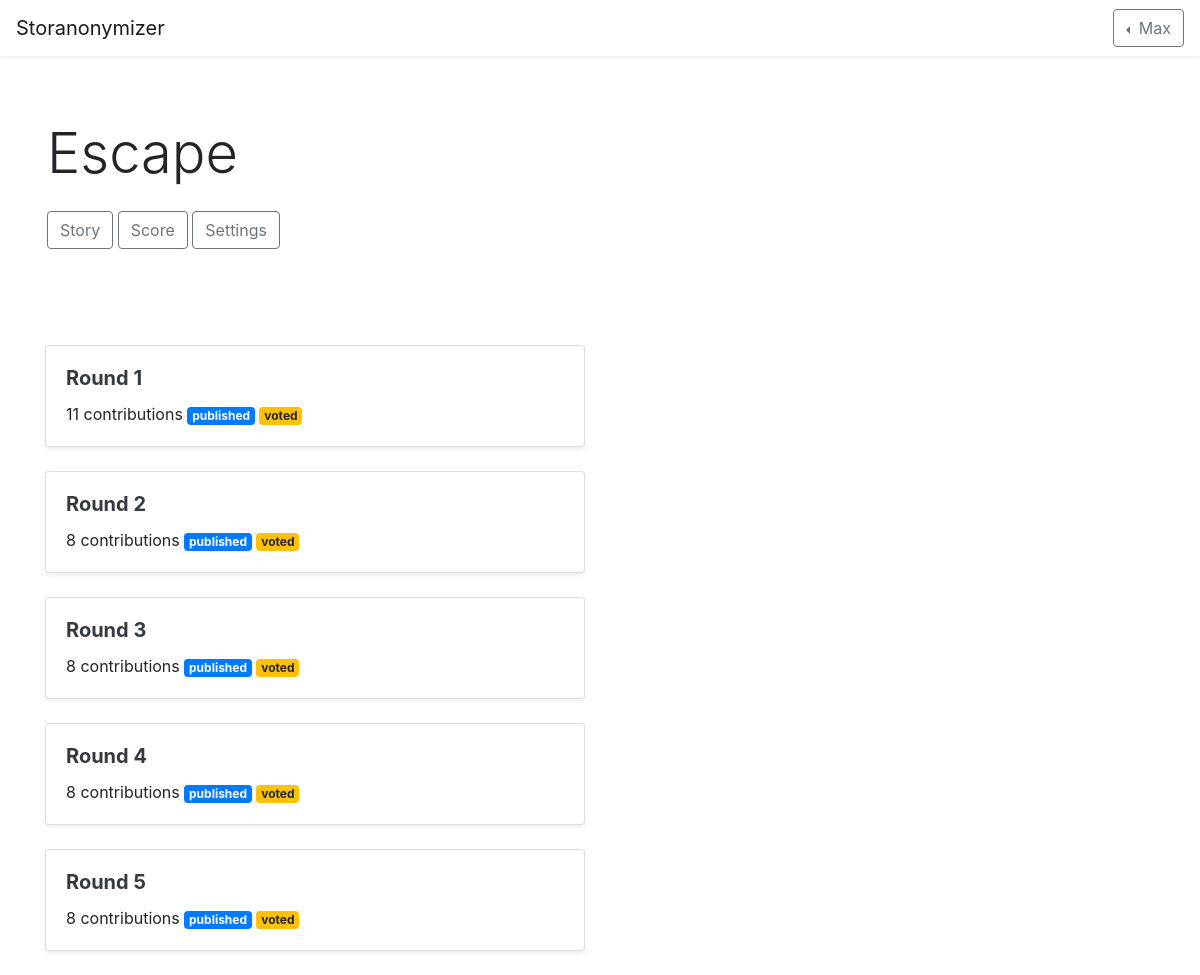
/story/782BEFB6 (signed in), run on the app's committed database.
### storanonymizer/models.py (models this page shows, shortened)
class User(db.Model):
    id = db.Column(db.Integer, primary_key=True)
    name = db.Column(db.String(80), unique=True)
    password_hash = db.Column(db.String(1024))
    stories = db.relationship("Story", backref="user", lazy="select")
    contributions = db.relationship("Contribution", backref="author", lazy="select")
    votes = db.relationship("Vote", backref="user", lazy="select")

class Story(db.Model):
    id = db.Column(db.Integer, primary_key=True)
    code = db.Column(db.String(), unique=True)
    name = db.Column(db.String())
    user_id = db.Column(db.Integer, db.ForeignKey("user.id"))
    rounds = db.relationship("Round", backref="story", lazy="select")

class Round(db.Model):
    id = db.Column(db.Integer, primary_key=True)
    name = db.Column(db.String())
    code = db.Column(db.String(), unique=True)
    contributions = db.relationship("Contribution", backref="round", lazy="select")
    votes = db.relationship("Vote", backref="round", lazy="select")
    winning_contribution_id = db.Column(db.String())
    story_id = db.Column(db.Integer, db.ForeignKey("story.id"))
    public_authors = db.Column(db.Boolean(), default=False)
    public_contributions = db.Column(db.Boolean(), default=False)
    voting = db.Column(db.Boolean(), default=False)
    public_votes = db.Column(db.Boolean(), default=False)
    init_datetime = db.Column(db.DateTime())
    publish_datetime = db.Column(db.DateTime())
    vote_datetime = db.Column(db.DateTime())

### storanonymizer/views.py (the view)
@app.route("/story/<story_code>")
def story(story_code):
    story = models.Story.query.filter_by(code=story_code).first_or_404()
    rounds = models.Round.query.filter_by(story_id=story.id).all()
    return render_template("story.html", story=story, rounds=rounds)

### storanonymizer/auth.py (called while the page is built)
@lm.user_loader
def load_user(user_id):
    return models.User.query.get(int(user_id))

### storanonymizer/templates/story.html
{% extends "base.html" %}
{% block content %}
<div class="jumbotron bg-white">
	<div class="container">
		<h1 class="display-4 mb-4">{{ story.name }}</h1>
		<a class="btn btn-outline-secondary" href="{{ url_for('full_story', story_code=story.code) }}">Story</a>
		<a class="btn btn-outline-secondary" href="{{ url_for('story_scoreboard', story_code=story.code) }}">Score</a>
		{% if current_user.id == story.user.id %}
		<a class="btn btn-outline-secondary" href="{{ url_for('story_settings', story_code=story.code) }}">Settings</a>
		{% endif %}
	</div>
</div>
<div class="container">
	{% for round in rounds %}
	<div class="row">
		<div class="col-12 col-md-6 mb-4">
			<div class="card shadow-sm">
				<div class="card-body">
					<h5 class="card-title"><a class="text-dark font-weight-bold" href="{{ url_for('round', round_code=round.code) }}">{{ round.name }}</a></h5>
					<p class="card-text">{{ round.contributions|length }} {% if round.contributions|length != 1 %}contributions{% else %}contribution{% endif %}{% if round.public_contributions%} <span class="badge badge-primary">published</span> {% else %} <span class="badge badge-secondary">open</span> {% endif %}{% if round.voting %} <span class="badge badge-secondary">voting</span> {% endif %}{% if round.public_votes %} <span class="badge badge-warning">voted</span> {% endif %}</p>
				</div>
			</div>
		</div>
	</div>
	{% endfor %}
</div>
{% endblock %}

### storanonymizer/templates/base.html (shortened to what this page needs)
<!doctype html>
<html lang="en">
	<head>
		<link rel="stylesheet" href="https://stackpath.bootstrapcdn.com/bootstrap/4.2.1/css/bootstrap.min.css">
	</head>
	<body>
		<nav class="navbar navbar-light bg-white shadow-sm">
			<a href="{{ url_for('index') }}" class="navbar-brand">Storanonymizer</a>
			<div class="dropdown dropleft">
				{% if current_user.is_authenticated %}
				<button class="btn btn-outline-secondary dropdown-toggle" type="button" id="userMenu" data-toggle="dropdown" aria-haspopup="true" aria-expanded="false">
					{{ current_user.name }}
				</button>
				{% else %}
				<div>
					<a class="btn btn-outline-dark" href="{{ url_for('register') }}">Sign up</a>
					<a class="btn btn-primary" href="{{ url_for('login') }}">Login</a>
				</div>
				{% endif %}
			</div>
		</nav>
		{% block content %}{% endblock %}
	</body>
</html>

### data on the page
User: name "Max"
Story: name "Escape"
Round: name "Round 1", contributions|length "11", public_contributions "published", public_votes "voted"
Round: name "Round 2", contributions|length "8", public_contributions "published", public_votes "voted"
Round: name "Round 3", contributions|length "8", public_contributions "published", public_votes "voted"
Round: name "Round 4", contributions|length "8", public_contributions "published", public_votes "voted"
Round: name "Round 5", contributions|length "8", public_contributions "published", public_votes "voted"
